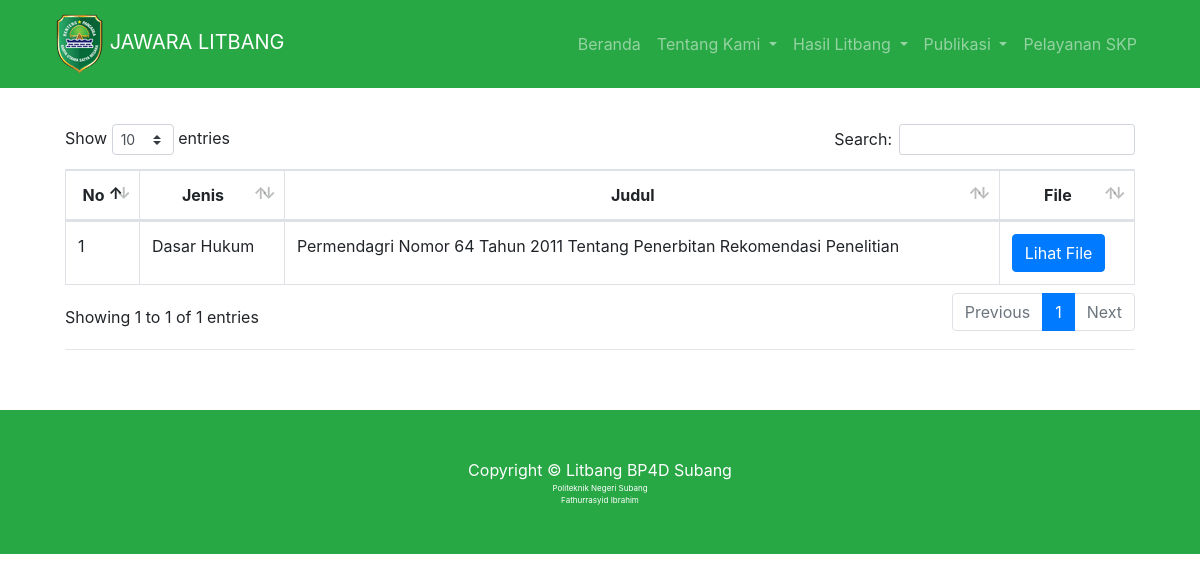
Screenshot of /index.php/dashboard/sopLitbang with the database file from the repository.
### tables this page shows
CREATE TABLE `sop_litbang` (
  `id_sop` int(11) NOT NULL,
  `jenis` enum('Dasar Hukum','SOP') NOT NULL,
  `judul` varchar(191) NOT NULL,
  `file` varchar(191) NOT NULL
);

### application/controllers/Dashboard.php (called while the page is built, shortened)
<?php
class Dashboard extends CI_Controller
{
  public function sopLitbang()
  {
    $data['sop_litbang']  = $this->db->get('sop_litbang')->result_array();
		$this->load->view('templates/guest/e-litbang/navbar');
		$this->load->view('guest/e-litbang/publikasi/sopLitbang', $data);
		$this->load->view('templates/guest/e-litbang/footer');
  }
}
?>

### index.php (called while the page is built, shortened)
<?php
require_once BASEPATH.'core/CodeIgniter.php';

### application/views/guest/e-litbang/publikasi/sopLitbang.php (the view)
<div class="container mt-5">
  <div class="card-body">
    <div class="table-responsive">
      <table class="table table-bordered" id="dataTable" width="100%" cellspacing="0">
        <thead>
          <tr>
            <th class="not_mapped_style" style="text-align: center;">No</th>
            <th class="not_mapped_style" style="text-align: center;">Jenis</th>
            <th class="not_mapped_style" style="text-align: center;">Judul</th>
            <th class="not_mapped_style" style="text-align: center;">File</th>
          </tr>
        </thead>
        <tbody>
          <?php
            $no = 1;
            foreach ($sop_litbang as $key) { ?>
              <tr>
                <td><?= $no++; ?></td>
                <td><?= $key['jenis'] ?></td>
                <td><?= $key['judul'] ?></td>
                <td><a href="<?= base_url('./assets/documents/elitbang/soplitbang/' . $key['file']); ?>" class="btn btn-primary">Lihat File</a></td>
              </tr>
          <?php } ?>
        </tbody>
      </table>
      <hr>
      <br>
    </div>
  </div>
</div>

### assets/litbang/css/modern-business.css (style rules this page uses)
body { padding-top: 56px; }

### rows the page displays
sop_litbang: jenis "Dasar Hukum", judul "Permendagri Nomor 64 Tahun 2011 Tentang Penerbitan Rekomendasi Penelitian"
